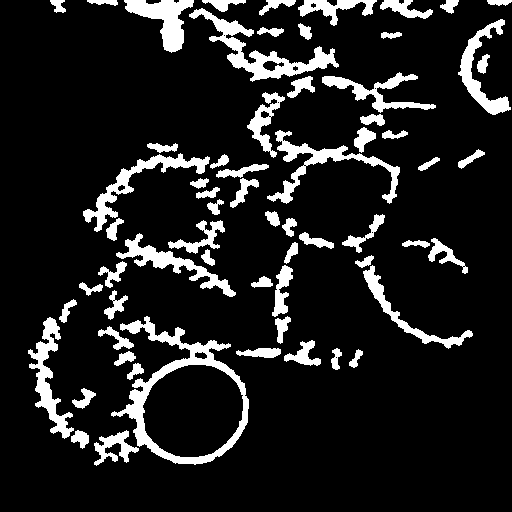
#> input picture hela_dataset-train-01/t009_processed.tif, 512 x 512 px
$ python process_image.py
#> lines starting #> are read from the running program, lines starting #| are printed output that depends on the picture; after the words box and inside, x2 and y2 are one past the last pixel; in counts of white or black regions, pixels touching at a corner belong together
import cv2
import numpy as np
from pathlib import Path

# Görüntüyü yükle
input_path = "hela_dataset-train-01/t009_processed.tif"
output_path = "hela_dataset-train-01/t009_processed.tif"

# TIF dosyasını oku (binary görüntü)
binary = cv2.imread(input_path, cv2.IMREAD_GRAYSCALE)
#> binary: shape (512, 512); 12.4% white; 64 white regions, largest, box (x1, y1, x2, y2) and area: (111, 316, 249, 465) 3880, (189, 8, 339, 82) 2503, (267, 130, 400, 204) 1926

if binary is None:
    print(f"Hata: {input_path} dosyası okunamadı!")
    exit(1)

print(f"Binary görüntü boyutu: {binary.shape}")
#| Binary görüntü boyutu: (512, 512)
print(f"Binary görüntü tipi: {binary.dtype}")
#| Binary görüntü tipi: uint8

# Morphological işlemler için kernel oluştur
kernel = cv2.getStructuringElement(cv2.MORPH_ELLIPSE, (5, 5))
# Alternatif kernel seçenekleri:
# kernel = cv2.getStructuringElement(cv2.MORPH_RECT, (5, 5))
# kernel = cv2.getStructuringElement(cv2.MORPH_CROSS, (5, 5))

# 1. Closing işlemi: Dilation + Erosion
# Küçük delikleri kapatır ve nesneleri birleştirir
closed = cv2.morphologyEx(binary, cv2.MORPH_CLOSE, kernel)
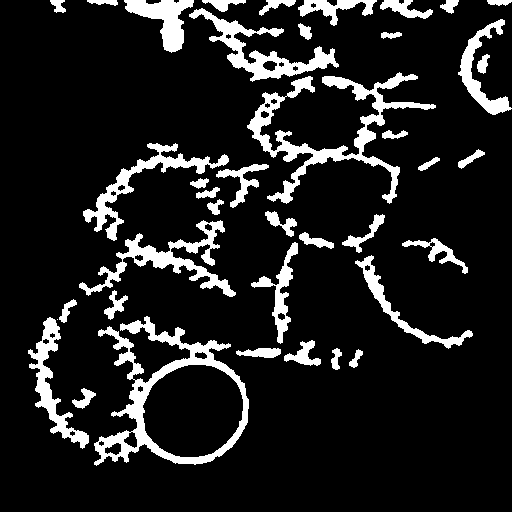
#> closed: shape (512, 512); 12.4% white; 40 white regions (1 under 20 px), largest, box (x1, y1, x2, y2) and area: (94, 316, 249, 466) 5205, (247, 72, 436, 204) 4865, (79, 220, 236, 297) 2788
print(f"Closing işlemi tamamlandı")
print(f"Closing öncesi - Beyaz: {np.sum(binary == 255)}, Siyah: {np.sum(binary == 0)}")
#| Closing öncesi - Beyaz: 32384, Siyah: 229760
print(f"Closing sonrası - Beyaz: {np.sum(closed == 255)}, Siyah: {np.sum(closed == 0)}")
#| Closing sonrası - Beyaz: 32619, Siyah: 229525

# 2. Opening işlemi: Erosion + Dilation
# Küçük gürültüleri ve ince çıkıntıları temizler
opened = cv2.morphologyEx(closed, cv2.MORPH_OPEN, kernel)
print(f"Opening işlemi tamamlandı")
print(f"Opening sonrası - Beyaz: {np.sum(opened == 255)}, Siyah: {np.sum(opened == 0)}")
#| Opening sonrası - Beyaz: 32384, Siyah: 229760

# Sonucu kaydet
cv2.imwrite(output_path, opened)
print(f"Closing + Opening uygulanmış görüntü kaydedildi: {output_path}")
